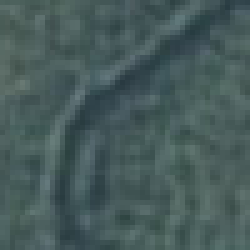
#> input picture pictures/cw/21.bmp, 50 x 50 px (shown 5 times larger)
$ python cw_1.py
#> lines starting #> are read from the running program, lines starting #| are printed output that depends on the picture; after the words box and inside, x2 and y2 are one past the last pixel; in counts of white or black regions, pixels touching at a corner belong together
import numpy as np
import cv2
from matplotlib import pyplot as plt
from tabulate import tabulate
import time

start_time = time.time()
image_file = 'pictures/cw/21.bmp'
image_file2 = 'pictures/cw/22.bmp'
image_file3 = 'pictures/cw/23.bmp'
delta1 = np.arange(50)
binary_coefficient1 = np.arange(0.0, 1.0, 0.1)  # 0.5
n = 50
delta01 = np.zeros(50)
delta02 = np.zeros(50)
delta03 = np.zeros(50)
Ekavg = np.zeros(50)
Eshavg = np.zeros(50)
Ekavg0 = np.zeros(50)
Eshavg0 = np.zeros(50)
Max_Ekavg0 = np.zeros(50)
Max_Eshavg0 = np.zeros(50)
bin_coefs = np.zeros(50)

for s in range(len(binary_coefficient1)):
    binary_coefficient = np.round(binary_coefficient1[s], 2)
    for i in range(50):
        delta = delta1[i]

        # допуски для базового класса
        image_base = cv2.imread(image_file)
#> image_base is the input picture: shape (50, 50, 3); mean B, G, R 90.6, 91.2, 70.8
        image_base = cv2.cvtColor(image_base, cv2.COLOR_BGR2GRAY)
#> image_base: shape (50, 50)
        image_array = np.around(np.mean(image_base, axis=1), 0)
#> image_array = 50 values, max 89 at index 29, min 82 at index 0, mean 85.04
        VD = image_array + delta
#> VD has the same summary as image_array
        ND = image_array - delta
#> ND has the same summary as image_array


        def binarize(image_file):
            image_src = cv2.imread(image_file)
            image_src = cv2.cvtColor(image_src, cv2.COLOR_BGR2GRAY)
            image_src = cv2.resize(image_src, (50, 50))
            image_b = np.zeros(shape=(50, 50))
            ones = 0
            zeros = 0

            # бинаризация матрицы
            for i in range(len(image_src)):
                for j in range(len(image_src[i])):
                    if ND[i] <= image_src[i][j] <= VD[i]:
                        image_b[i][j] = 1
                        ones += 1
                    else:
                        image_b[i][j] = 0
                        zeros += 1

            # нахождение эталонного вектора
            e_vector = np.mean(image_b, axis=0)
            for i in range(len(e_vector)):
                if e_vector[i] > binary_coefficient:
                    e_vector[i] = 1
                else:
                    e_vector[i] = 0

            return e_vector, image_b


        # вывод штрихкодов
        def barcode(array):
            fig, ax = plt.subplots(nrows=1, ncols=1, figsize=(10, 2))
            ax.title.set_text("Barcode")
            ax.imshow(array.reshape(1, -1), cmap='binary', aspect='auto', interpolation='nearest')
            # plt.show()


        # функция подсчета дистанции между эталонвекторами + подсчет sk1, sk2
        def distance2(ev1_arr, ev2_arr, b_array1, b_array2):
            ev1 = np.array(ev1_arr)
            ev2 = np.array(ev2_arr)
            arr1 = np.array(b_array1)
            arr2 = np.array(b_array2)

            result_e = sum(abs(ev1 - ev2))
            # print('distance between ev1 and ev2:', result_e)

            sk1 = np.empty([int(len(arr1))])
            sk2 = np.empty([int(len(arr2))])

            for i in range(len(arr1)):
                sk1[i] = sum(abs(ev1 - arr1[i]))
            for i in range(len(arr2)):
                sk2[i] = sum(abs(ev1 - arr2[i]))
            # print('sk1: ', sk1)
            # print('sk2: ', sk2)

            return result_e, sk1, sk2


        # создание таблицы (таблица + вызов функции подсчета sk1, sk2)
        def table(vector1, vector2, img_b1, img_b2):
            # вызов функции подсчета sk1, sk2
            result_e, sk1, sk2 = distance2(vector1, vector2, img_b1, img_b2)
            d = np.arange(n)
            k1 = np.zeros(n)
            k2 = np.zeros(n)

            for j in range(len(d)):
                for i in range(len(sk1)):
                    if d[j] >= sk1[i]:
                        k1[j] += 1

            for j in range(len(d)):
                for i in range(len(sk2)):
                    if d[j] >= sk2[i]:
                        k2[j] += 1

            d1 = (np.array(k1 / n)) + 0.0001
            d2 = (np.array(1 - k2 / n)) + 0.0001
            alfa = (1 - k1 / n) + 0.0001
            beta = (k2 / n) + 0.0001
            e = (0.5 * np.log2((d1 + d2) / (alfa + beta))) * (d1 + d2 - alfa - beta)

            esh = 1 + 0.5 * ((alfa / (alfa + d2)) * (np.log2(alfa / (alfa + d2))) +
                             (beta / (beta + d1)) * (np.log2(beta / (beta + d1))) +
                             (d1 / (d1 + beta)) * (np.log2(d1 / (d1 + beta))) +
                             (d2 / (d2 + alfa)) * (np.log2(d2 / (d2 + alfa))))

            # print(
            #     tabulate(np.array([d, k1, k2, d1, d2, alfa, beta, e, esh]).T,
            #              headers=["d", "K1", "K2", "D1", "D2", "α", "β", "E", "Esh"]))

            # ! механизм отсечения для графиков!
            e0 = np.ones(50)
            for i in range(50):
                if d1[i] < 0.5 or d2[i] < 0.5 or d[i] > result_e:
                    e0[i] = e[i]  # 0
                else:
                    e0[i] = e[i]

            esh0 = np.ones(50)
            for i in range(50):
                if d1[i] < 0.5 or d2[i] < 0.5 or d[i] > result_e:
                    esh0[i] = esh[i]  # 0
                else:
                    esh0[i] = esh[i]

            return e, esh, e0, esh0, result_e, d1, d2


        def searchMaxE(ek, esh, d1, d2):
            ekmax = np.amax(ek)
            eshmax = np.amax(esh)
            maxInd = np.argmax(ek)
            maxInd2 = np.argmax(esh)
            d1 = d1[maxInd]
            d2 = d2[maxInd]
            return ekmax, eshmax, maxInd, maxInd2, d1, d2


        e_vector, image_b1 = binarize(image_file)
#> the loop in binarize, `for i in range(len(image_src)):` made 50 passes
#> after the loop in binarize, `for i in range(len(image_src)):`:
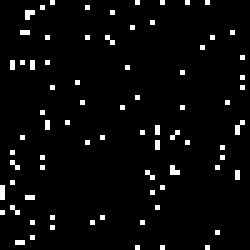
#> image_b: shape (50, 50) float64 (shown 5 times larger); values 0 (black) and 1 (white), 3.9% white in thin lines or dots
#> after the loop in binarize, `for i in range(len(image_src)):`: ones = 98; zeros = 2402
#> in binarize, `e_vector = np.mean(image_b, axis=0)`: e_vector = 50 values, max 0.12 at index 2, min 0 at index 1, mean 0.0392
#> the loop in binarize, `for i in range(len(e_vector)):` made 50 passes
#> after the loop in binarize, `for i in range(len(e_vector)):`: e_vector = 50 values, max 1 at index 0, min 0 at index 1, mean 0.78
        e_vector2, image_b2 = binarize(image_file2)
#> call 2 of binarize, with image_file = 'pictures/cw/22.bmp'
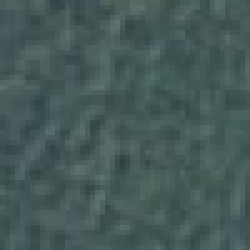
#> input picture pictures/cw/22.bmp, 50 x 50 px (shown 5 times larger)
#> in binarize, image_src is the input picture: shape (50, 50, 3); mean B, G, R 88.2, 89.9, 68.7
#> the loop in binarize (call 2), `for i in range(len(image_src)):` made 50 passes
#> after the loop in binarize (call 2), `for i in range(len(image_src)):`:
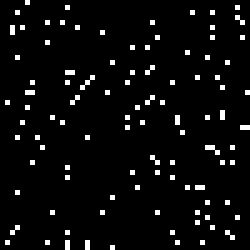
#> image_b: shape (50, 50) float64 (shown 5 times larger); values 0 (black) and 1 (white), 4.8% white in thin lines or dots
#> after the loop in binarize (call 2), `for i in range(len(image_src)):`: ones = 119; zeros = 2381
#> in binarize (call 2), `e_vector = np.mean(image_b, axis=0)`: e_vector = 50 values, max 0.16 at index 13, min 0 at index 0, mean 0.0476
#> the loop in binarize (call 2), `for i in range(len(e_vector)):` made 50 passes
#> after the loop in binarize (call 2), `for i in range(len(e_vector)):`: e_vector = 50 values, max 1 at index 1, min 0 at index 0, mean 0.88
#> e_vector2 has the same summary as e_vector in binarize
        e_vector3, image_b3 = binarize(image_file3)
#> call 3 of binarize, with image_file = 'pictures/cw/23.bmp'
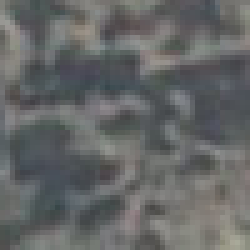
#> input picture pictures/cw/23.bmp, 50 x 50 px (shown 5 times larger)
#> in binarize, image_src is the input picture: shape (50, 50, 3); mean B, G, R 102.6, 102.8, 100.9
#> the loop in binarize (call 3), `for i in range(len(image_src)):` made 50 passes
#> after the loop in binarize (call 3), `for i in range(len(image_src)):`:
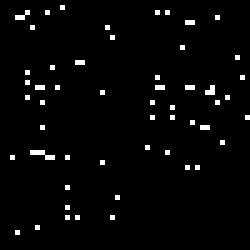
#> image_b: shape (50, 50) float64 (shown 5 times larger); values 0 (black) and 1 (white), 2.7% white in thin lines or dots, all inside (x1, y1, x2, y2) = (2, 1, 50, 47)
#> after the loop in binarize (call 3), `for i in range(len(image_src)):`: ones = 67; zeros = 2433
#> in binarize (call 3), `e_vector = np.mean(image_b, axis=0)`: e_vector = 50 values, max 0.08 at index 5, min 0 at index 0, mean 0.0268
#> the loop in binarize (call 3), `for i in range(len(e_vector)):` made 50 passes
#> after the loop in binarize (call 3), `for i in range(len(e_vector)):`: e_vector = 50 values, max 1 at index 2, min 0 at index 0, mean 0.74
#> e_vector3 has the same summary as e_vector in binarize
        e1, esh1, e01, esh01, result_e, d11, d12 = table(e_vector, e_vector2, image_b1, image_b2)
#> in distance2, `ev1 = np.array(ev1_arr)`: ev1 = 50 values, max 1 at index 0, min 0 at index 1, mean 0.78
#> in distance2, `ev2 = np.array(ev2_arr)`: ev2 = 50 values, max 1 at index 1, min 0 at index 0, mean 0.88
#> in distance2, `result_e = sum(abs(ev1 - ev2))`: result_e = 9
#> in distance2, `sk1 = np.empty([int(len(arr1))])`: sk1 = 50 values, max 1 at index 0, min 0 at index 2, mean 0.18
#> in distance2, `sk2 = np.empty([int(len(arr2))])`: sk2 has the same summary as sk1
#> the loop in distance2, `for i in range(len(arr1)):` made 50 passes
#> after the loop in distance2, `for i in range(len(arr1)):`: sk1 = 50 values, max 39 at index 10, min 34 at index 0, mean 37.04
#> the loop in distance2, `for i in range(len(arr2)):` made 50 passes
#> after the loop in distance2, `for i in range(len(arr2)):`: sk2 = 50 values, max 40 at index 44, min 34 at index 16, mean 37.18
#> in table, `result_e, sk1, sk2 = distance2(vector1, vector2, img_b1, img_b2)`: result_e = 9
#> after the loop in table, `for i in range(50):`: e0 = 50 values, max 0.0569 at index 36, min 0 at index 0, mean 0.00132
#> after the loop in table, `for i in range(50):`: esh0 = 50 values, max 0.478 at index 39, min 0 at index 0, mean 0.0122
#> e1 has the same summary as e0 in table; esh1 has the same summary as esh0 in table; e01 has the same summary as e0 in table; esh01 has the same summary as esh0 in table; result_e = 9; d11 = 50 values from 0.0001 to 1; d12 = 50 values, max 1 at index 0, min 0.0001 at index 40, mean 0.744
        e2, esh2, e02, esh02, result_e2, d21, d22 = table(e_vector, e_vector3, image_b1, image_b3)
#> the loop in distance2 (call 2), `for i in range(len(arr1)):` made 50 passes
#> the loop in distance2 (call 2), `for i in range(len(arr2)):` made 50 passes
#> e2 = 50 values, max 0.489 at index 38, min 0 at index 0, mean 0.02; esh2 = 50 values, max 0.494 at index 39, min 0 at index 0, mean 0.0317; e02 has the same summary as e2; esh02 has the same summary as esh2; result_e2 = 18; d21 = 50 values from 0.0001 to 1; d22 = 50 values, max 1 at index 0, min 0.0001 at index 40, mean 0.764
        e3, esh3, e03, esh03, result_e3, d31, d32 = table(e_vector2, e_vector3, image_b2, image_b3)
#> e3 = 50 values, max 0.347 at index 42, min 0 at index 0, mean 0.0193; esh3 = 50 values, max 0.478 at index 44, min 0 at index 0, mean 0.0246; e03 has the same summary as e3; esh03 has the same summary as esh3; result_e3 = 13; d31 = 50 values from 0.0001 to 1; d32 = 50 values, max 1 at index 0, min 0.0001 at index 45, mean 0.857

        E01, Esh01, maxInd11, maxInd12, D_11, D_12 = searchMaxE(e1, esh1, d11, d12)
#> in searchMaxE, `ekmax = np.amax(ek)`: ekmax = 0.0569
#> in searchMaxE, `eshmax = np.amax(esh)`: eshmax = 0.478
#> in searchMaxE, `maxInd = np.argmax(ek)`: maxInd = 36
#> in searchMaxE, `maxInd2 = np.argmax(esh)`: maxInd2 = 39
#> in searchMaxE, `d1 = d1[maxInd]`: d1 = 0.32
#> in searchMaxE, `d2 = d2[maxInd]`: d2 = 0.82
#> E01 = 0.0569; Esh01 = 0.478; maxInd11 = 36; maxInd12 = 39; D_11 = 0.32; D_12 = 0.82
        E02, Esh02, maxInd21, maxInd22, D_21, D_22 = searchMaxE(e2, esh2, d21, d22)
#> E02 = 0.489; Esh02 = 0.494; maxInd21 = 38; maxInd22 = 39; D_21 = 0.92; D_22 = 0.48
        E03, Esh03, maxInd31, maxInd32, D_31, D_32 = searchMaxE(e3, esh3, d31, d32)
#> E03 = 0.347; Esh03 = 0.478; maxInd31 = 42; maxInd32 = 44; D_31 = 0.66; D_32 = 0.68

        # ----------------------------------------------------------------
        Ekavg[i] = (E01 + E02 + E03) / 3
        Eshavg[i] = (Esh01 + Esh02 + Esh03) / 3
        if D_11 < 0.5 or D_12 < 0.5 or maxInd11 > result_e or maxInd12 > result_e2 or D_21 < 0.5 or D_22 < 0.5 \
                or maxInd21 > result_e or maxInd22 > result_e2 or D_31 < 0.5 or D_32 < 0.5 or maxInd32 > result_e3:
            Ekavg0[i] = 0
            Eshavg0[i] = 0
        else:
            Ekavg0[i] = (E01 + E02 + E03) / 3
            Eshavg0[i] = (Esh01 + Esh02 + Esh03) / 3

        Ekavg[0] = 0
        Eshavg[0] = 0
        Ekavg[49] = 0
        Eshavg[49] = 0

    Max_Ekavg0[s] = np.amax(Ekavg0)
    delta01[s] = np.argmax(Ekavg0)
    Max_Eshavg0[s] = np.amax(Eshavg0)
    delta02[s] = np.argmax(Eshavg0)
    bin_coefs[s] = binary_coefficient

# табличка максимальных КФЕ при всех дельтах

# ! ГРАФИК !
fig, ([ax1, ax2]) = plt.subplots(nrows=1, ncols=2, figsize=(10, 5))

ax1.plot(Ekavg, color="black")
ax1.plot(Ekavg0, color="black")
ax2.plot(Eshavg, color="black")
ax2.plot(Eshavg0, color="black")

ax1.set_xlabel('delta', fontsize=14)
ax1.set_ylabel('KFE', fontsize=14)
ax1.set_title(['Кульбак', ' b_coef: ', bin_coefs[np.argmax(Max_Ekavg0)]], fontsize=14)
ax2.set_xlabel('delta', fontsize=14)
ax2.set_ylabel('KFE', fontsize=14)
ax2.set_title(['Шеннон', ' b_coef: ', bin_coefs[np.argmax(Max_Eshavg0)]], fontsize=14)

ax1.fill(Ekavg, hatch="+++", facecolor="lightblue", edgecolor="red")
ax1.fill(Ekavg0, hatch="|", facecolor="lightgreen", edgecolor="red")
ax2.fill(Eshavg, hatch="+++", facecolor="lightblue", edgecolor="red")
ax2.fill(Eshavg0, hatch="|", facecolor="lightgreen", edgecolor="red")
plt.tight_layout()
plt.show()
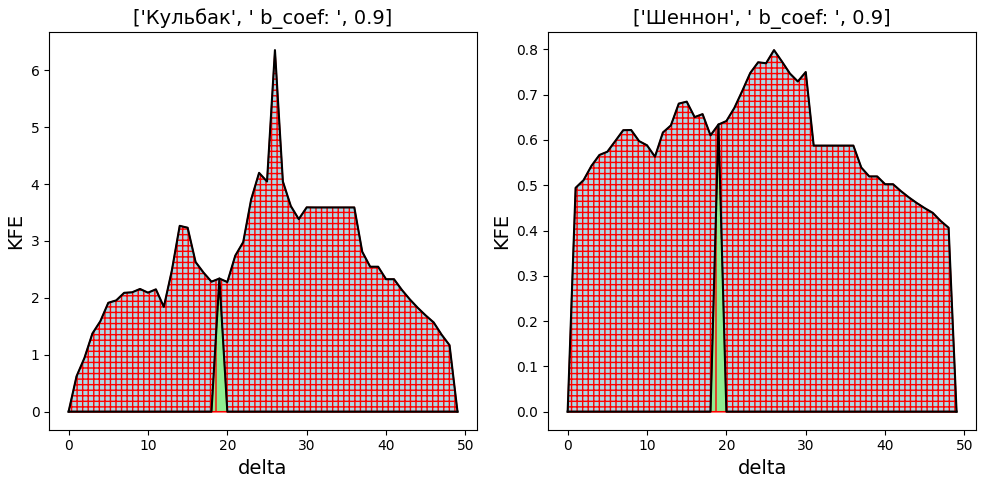
#> figure drawn by matplotlib, 2 panels; panel 1: curve peaks at x = 26, y = 6.35; panel 1: curve peaks at x = 19, y = 2.34; panel 2: curve peaks at x = 26, y = 0.799; panel 2: curve peaks at x = 19, y = 0.634

print("Значення Ekavg= ", np.amax(Max_Ekavg0), " при delta = ", delta01[np.argmax(Max_Ekavg0)], " при b_coef:",
      bin_coefs[np.argmax(Max_Ekavg0)])
print("Значення Eshavg= ", np.amax(Eshavg0), " при delta = ", delta02[np.argmax(Max_Eshavg0)], " при b_coef: ",
      bin_coefs[np.argmax(Max_Eshavg0)])
print("--- %s seconds ---" % (time.time() - start_time))
